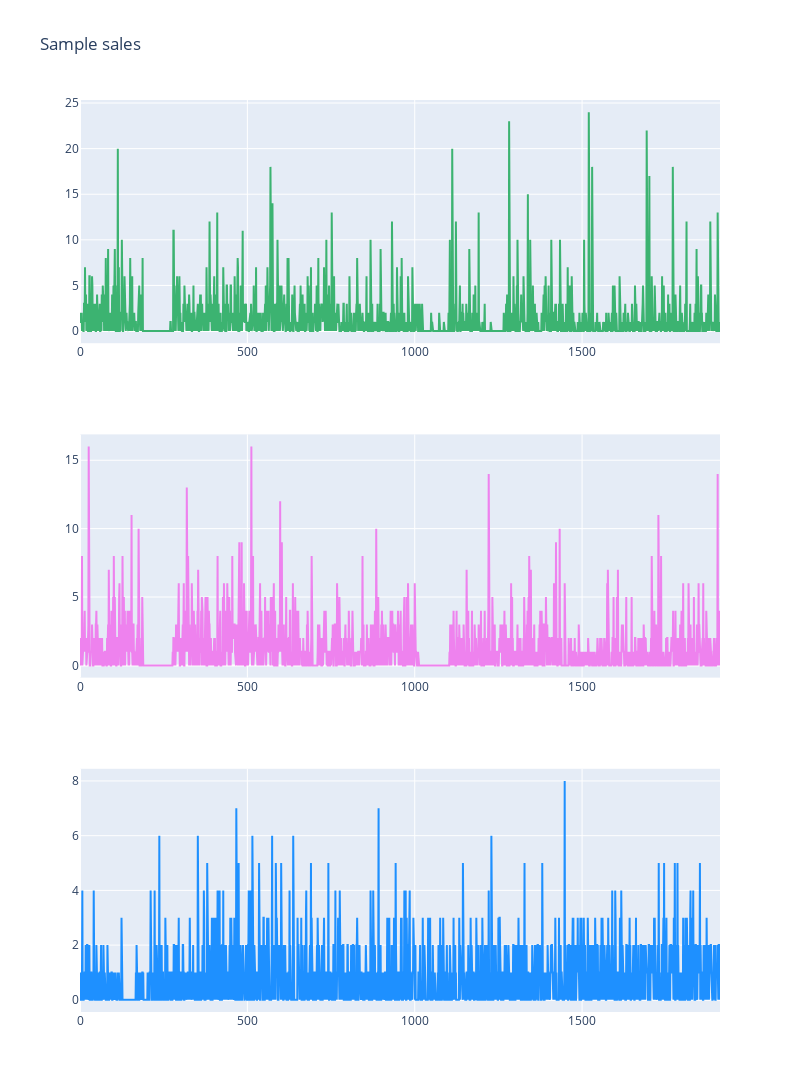

Source (notebook cell):
### Markdown cell above
## Sales data <a id="2.2"></a>


### Sample sales data

### Code cell
ids = sorted(list(set(sales_train_val['id'])))
d_cols = [c for c in sales_train_val.columns if 'd_' in c]
x_1 = sales_train_val.loc[sales_train_val['id'] == ids[2]].set_index('id')[d_cols].values[0]
x_2 = sales_train_val.loc[sales_train_val['id'] == ids[1]].set_index('id')[d_cols].values[0]
x_3 = sales_train_val.loc[sales_train_val['id'] == ids[17]].set_index('id')[d_cols].values[0]

fig = make_subplots(rows=3, cols=1)

fig.add_trace(go.Scatter(x=np.arange(len(x_1)), y=x_1, showlegend=False,
                    mode='lines', name="First sample",
                         marker=dict(color="mediumseagreen")),
             row=1, col=1)

fig.add_trace(go.Scatter(x=np.arange(len(x_2)), y=x_2, showlegend=False,
                    mode='lines', name="Second sample",
                         marker=dict(color="violet")),
             row=2, col=1)

fig.add_trace(go.Scatter(x=np.arange(len(x_3)), y=x_3, showlegend=False,
                    mode='lines', name="Third sample",
                         marker=dict(color="dodgerblue")),
             row=3, col=1)

fig.update_layout(height=1200, width=800, title_text="Sample sales")
fig.show()

### Figure 1 — Plotly figure (JSON) as saved in the notebook; plotly's stock layout.template omitted (floating-point values rounded to 4 significant figures; data arrays with more than 128 entries replaced by an {"elided": "..."} marker saying what was removed)
{"data": [{"marker": {"color": "mediumseagreen"}, "mode": "lines", "name": "First sample", "showlegend": false, "type": "scatter", "x": {"elided": "1913 int values"}, "xaxis": "x", "y": {"elided": "1913 int values"}, "yaxis": "y"}, {"marker": {"color": "violet"}, "mode": "lines", "name": "Second sample", "showlegend": false, "type": "scatter", "x": {"elided": "1913 int values"}, "xaxis": "x2", "y": {"elided": "1913 int values"}, "yaxis": "y2"}, {"marker": {"color": "dodgerblue"}, "mode": "lines", "name": "Third sample", "showlegend": false, "type": "scatter", "x": {"elided": "1913 int values"}, "xaxis": "x3", "y": {"elided": "1913 int values"}, "yaxis": "y3"}], "layout": {"height": 1200, "title": {"text": "Sample sales"}, "width": 800, "xaxis": {"anchor": "y", "domain": [0, 1]}, "xaxis2": {"anchor": "y2", "domain": [0, 1]}, "xaxis3": {"anchor": "y3", "domain": [0, 1]}, "yaxis": {"anchor": "x", "domain": [0.7333, 1]}, "yaxis2": {"anchor": "x2", "domain": [0.3667, 0.6333]}, "yaxis3": {"anchor": "x3", "domain": [0, 0.2667]}}}
